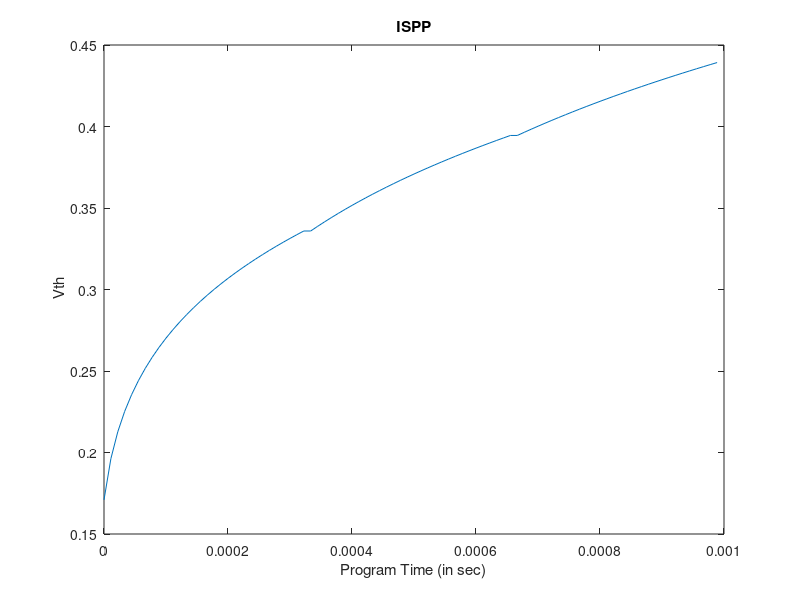
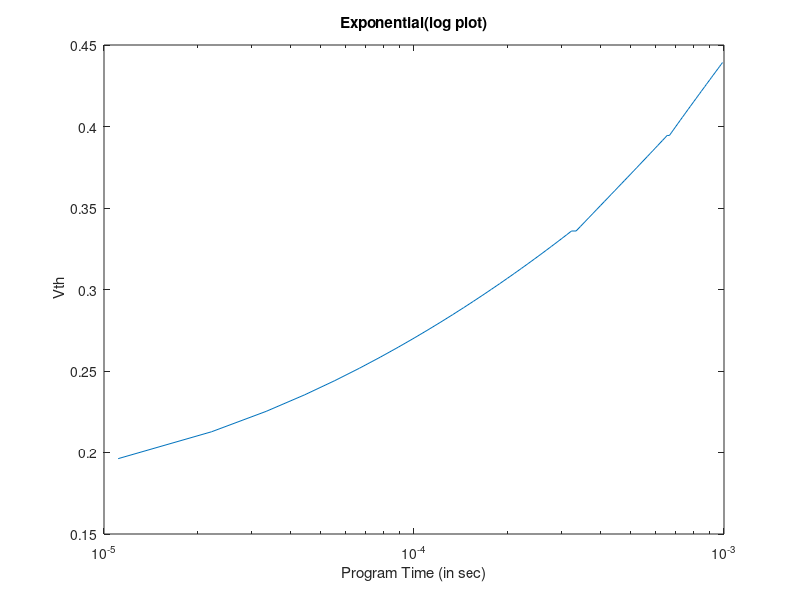

Reproduce these figures in MATLAB, in order.
clear
beta  = 0.20;
%tou = a exp(bv);
a =1.367E5;
b = -1.304;
%vt =  V_{th} = v_max*(1-exp(-1*(\frac{t}{tou})^{beta}))
tmax = 1e-3;
v_max = 17;
%delta v = 200 mv
n = 3;%no of steps
m = 30;%no points within that step
del_t = tmax/(n*m);
tou = zeros(n,1);%toue for different steps

del_v =0.2;
V_prs =del_v; 
final_vt = zeros (m*n,1);

t_effective  =del_t;
tou_start = a*exp(b*V_prs);
dummy = zeros (m*n,1);
delta_vt = zeros (n,1);
previous = 0;
for i = 1:n
    for j = 1:m
     final_vt((i-1)*m + j,1) =v_max*(1-exp(-1*((t_effective/tou_start)^beta))); 
     t_effective = t_effective + del_t;
     last = final_vt((i-1)*m + j,1);
     %dummy ((i-1)*m + j,1) = t_effective;
    end
    V_prs = V_prs + del_v;
    tou_start = a*exp(b*V_prs);
    t_effective = tou_start * exp ((1/beta)*log(-1*(log(1-( final_vt((i-1)*m + j,1)/v_max)))));
    %dummy (i) = t_effective;
    %delta_vt(i) = last - previous;
    previous = last;
end
t_actual = zeros (m*n,1);

  
for  i = 2: n*m 
    t_actual(i) = t_actual(i-1) +del_t;
end

figure(1)
plot(t_actual,final_vt)
xlabel ('Program Time (in sec)')
ylabel(' Vth')
title('ISPP')%

figure(2)
semilogx(t_actual,final_vt)
xlabel ('Program Time (in sec)')
ylabel(' Vth')
title('Exponential(log plot)')%
% figure(3)
% plot(dummy)
% figure(4)
% plot(delta_vt())
